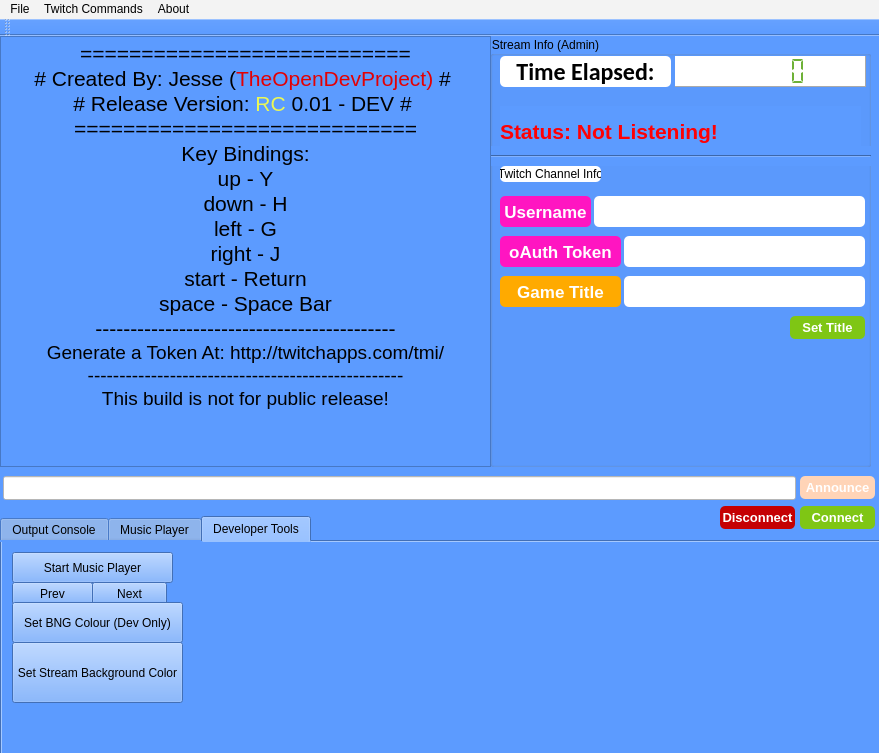
<?xml version="1.0" encoding="UTF-8"?>
<ui version="4.0">
 <class>MainWindow</class>
 <widget class="QMainWindow" name="MainWindow">
  <property name="geometry">
   <rect>
    <x>0</x>
    <y>0</y>
    <width>879</width>
    <height>753</height>
   </rect>
  </property>
  <property name="windowTitle">
   <string>iRC2Key</string>
  </property>
  <property name="windowIcon">
   <iconset resource="res.qrc">
    <normaloff>:/icons/ircon.png</normaloff>:/icons/ircon.png</iconset>
  </property>
  <property name="styleSheet">
   <string notr="true">background-color: rgb(92, 155, 255);</string>
  </property>
  <widget class="QWidget" name="centralWidget">
   <widget class="QTabWidget" name="tabBrowser">
    <property name="geometry">
     <rect>
      <x>0</x>
      <y>480</y>
      <width>881</width>
      <height>241</height>
     </rect>
    </property>
    <property name="currentIndex">
     <number>2</number>
    </property>
    <widget class="QWidget" name="tab">
     <attribute name="title">
      <string>Output Console</string>
     </attribute>
     <widget class="QTextBrowser" name="outputConsole">
      <property name="geometry">
       <rect>
        <x>0</x>
        <y>0</y>
        <width>879</width>
        <height>216</height>
       </rect>
      </property>
      <property name="styleSheet">
       <string notr="true">background-color: rgb(35, 35, 35);
color: rgb(123, 171, 90);</string>
      </property>
     </widget>
    </widget>
    <widget class="QWidget" name="tab_2">
     <attribute name="title">
      <string>Music Player</string>
     </attribute>
     <widget class="QListView" name="songList">
      <property name="geometry">
       <rect>
        <x>0</x>
        <y>0</y>
        <width>491</width>
        <height>214</height>
       </rect>
      </property>
     </widget>
     <widget class="QGroupBox" name="groupBox_2">
      <property name="geometry">
       <rect>
        <x>500</x>
        <y>0</y>
        <width>371</width>
        <height>211</height>
       </rect>
      </property>
      <property name="title">
       <string>Now Playing</string>
      </property>
      <widget class="QSlider" name="c_visual_time">
       <property name="geometry">
        <rect>
         <x>10</x>
         <y>160</y>
         <width>351</width>
         <height>20</height>
        </rect>
       </property>
       <property name="orientation">
        <enum>Qt::Horizontal</enum>
       </property>
      </widget>
      <widget class="QLabel" name="c_time_music">
       <property name="geometry">
        <rect>
         <x>20</x>
         <y>180</y>
         <width>351</width>
         <height>21</height>
        </rect>
       </property>
       <property name="font">
        <font>
         <pointsize>17</pointsize>
         <weight>75</weight>
         <bold>true</bold>
        </font>
       </property>
       <property name="text">
        <string>0:00</string>
       </property>
      </widget>
      <widget class="QPushButton" name="musicScanBttn">
       <property name="geometry">
        <rect>
         <x>224</x>
         <y>180</y>
         <width>141</width>
         <height>23</height>
        </rect>
       </property>
       <property name="font">
        <font>
         <pointsize>10</pointsize>
         <weight>75</weight>
         <bold>true</bold>
        </font>
       </property>
       <property name="styleSheet">
        <string notr="true">background-color: rgb(135, 255, 143);
color: rgb(0, 0, 0);
border-radius:5px;</string>
       </property>
       <property name="text">
        <string>Rescan Music Folder</string>
       </property>
      </widget>
      <widget class="QLabel" name="metaData_lbl">
       <property name="geometry">
        <rect>
         <x>10</x>
         <y>20</y>
         <width>351</width>
         <height>121</height>
        </rect>
       </property>
       <property name="text">
        <string/>
       </property>
       <property name="alignment">
        <set>Qt::AlignLeading|Qt::AlignLeft|Qt::AlignTop</set>
       </property>
      </widget>
      <zorder>c_time_music</zorder>
      <zorder>c_visual_time</zorder>
      <zorder>musicScanBttn</zorder>
      <zorder>metaData_lbl</zorder>
     </widget>
     <zorder>groupBox_2</zorder>
     <zorder>songList</zorder>
    </widget>
    <widget class="QWidget" name="tab_3">
     <attribute name="title">
      <string>Developer Tools</string>
     </attribute>
     <widget class="QPushButton" name="pushButton">
      <property name="geometry">
       <rect>
        <x>10</x>
        <y>10</y>
        <width>161</width>
        <height>31</height>
       </rect>
      </property>
      <property name="text">
       <string>Start Music Player</string>
      </property>
     </widget>
     <widget class="QPushButton" name="pushButton_2">
      <property name="geometry">
       <rect>
        <x>90</x>
        <y>40</y>
        <width>75</width>
        <height>23</height>
       </rect>
      </property>
      <property name="text">
       <string>Next</string>
      </property>
     </widget>
     <widget class="QPushButton" name="pushButton_3">
      <property name="geometry">
       <rect>
        <x>10</x>
        <y>40</y>
        <width>81</width>
        <height>23</height>
       </rect>
      </property>
      <property name="text">
       <string>Prev</string>
      </property>
     </widget>
     <widget class="QPushButton" name="pushButton_4">
      <property name="geometry">
       <rect>
        <x>10</x>
        <y>60</y>
        <width>171</width>
        <height>41</height>
       </rect>
      </property>
      <property name="text">
       <string>Set BNG Colour (Dev Only)</string>
      </property>
     </widget>
     <widget class="QPushButton" name="pushButton_5">
      <property name="geometry">
       <rect>
        <x>10</x>
        <y>100</y>
        <width>171</width>
        <height>61</height>
       </rect>
      </property>
      <property name="text">
       <string>Set Stream Background Color</string>
      </property>
     </widget>
    </widget>
   </widget>
   <widget class="QPushButton" name="connect_bttn">
    <property name="geometry">
     <rect>
      <x>800</x>
      <y>470</y>
      <width>75</width>
      <height>23</height>
     </rect>
    </property>
    <property name="font">
     <font>
      <pointsize>10</pointsize>
      <weight>75</weight>
      <bold>true</bold>
     </font>
    </property>
    <property name="styleSheet">
     <string notr="true">background-color: rgb(127, 198, 20);
color: rgb(255, 255, 255);
border-radius:5px;</string>
    </property>
    <property name="text">
     <string>Connect</string>
    </property>
    <property name="flat">
     <bool>false</bool>
    </property>
   </widget>
   <widget class="QPushButton" name="pushMsg">
    <property name="geometry">
     <rect>
      <x>800</x>
      <y>440</y>
      <width>75</width>
      <height>23</height>
     </rect>
    </property>
    <property name="font">
     <font>
      <pointsize>10</pointsize>
      <weight>75</weight>
      <bold>true</bold>
     </font>
    </property>
    <property name="toolTip">
     <string>&lt;html&gt;&lt;head/&gt;&lt;body&gt;&lt;p&gt;Sends a message to the stream&lt;/p&gt;&lt;/body&gt;&lt;/html&gt;</string>
    </property>
    <property name="styleSheet">
     <string notr="true">background-color: rgb(255, 212, 183);
color: rgb(255, 255, 255);
border-radius:5px;</string>
    </property>
    <property name="text">
     <string>Announce</string>
    </property>
   </widget>
   <widget class="QLineEdit" name="Announce_msg">
    <property name="geometry">
     <rect>
      <x>3</x>
      <y>440</y>
      <width>793</width>
      <height>24</height>
     </rect>
    </property>
    <property name="styleSheet">
     <string notr="true">background-color: rgb(255, 255, 255);</string>
    </property>
   </widget>
   <widget class="QPushButton" name="disconnect_bttn">
    <property name="geometry">
     <rect>
      <x>720</x>
      <y>470</y>
      <width>75</width>
      <height>23</height>
     </rect>
    </property>
    <property name="font">
     <font>
      <pointsize>10</pointsize>
      <weight>75</weight>
      <bold>true</bold>
     </font>
    </property>
    <property name="styleSheet">
     <string notr="true">background-color: rgb(197, 0, 3);
color: rgb(255, 255, 255);
border-radius:5px;</string>
    </property>
    <property name="text">
     <string>Disconnect</string>
    </property>
   </widget>
   <widget class="QGroupBox" name="groupBox">
    <property name="geometry">
     <rect>
      <x>490</x>
      <y>0</y>
      <width>381</width>
      <height>431</height>
     </rect>
    </property>
    <property name="styleSheet">
     <string notr="true"/>
    </property>
    <property name="title">
     <string>Stream Info (Admin)</string>
    </property>
    <widget class="QLCDNumber" name="elapsedTime">
     <property name="geometry">
      <rect>
       <x>185</x>
       <y>20</y>
       <width>191</width>
       <height>31</height>
      </rect>
     </property>
     <property name="toolTip">
      <string>&lt;html&gt;&lt;head/&gt;&lt;body&gt;&lt;p&gt;This is how long iRC2Key has been in a LIVE state (sec)&lt;/p&gt;&lt;/body&gt;&lt;/html&gt;</string>
     </property>
     <property name="styleSheet">
      <string notr="true">background-color: rgb(255, 255, 255);
color: rgb(110, 177, 55);</string>
     </property>
     <property name="frameShape">
      <enum>QFrame::Panel</enum>
     </property>
     <property name="smallDecimalPoint">
      <bool>false</bool>
     </property>
     <property name="segmentStyle">
      <enum>QLCDNumber::Flat</enum>
     </property>
    </widget>
    <widget class="QLabel" name="timeElapsedLbl">
     <property name="geometry">
      <rect>
       <x>10</x>
       <y>20</y>
       <width>171</width>
       <height>31</height>
      </rect>
     </property>
     <property name="font">
      <font>
       <family>Calibri</family>
       <pointsize>18</pointsize>
       <weight>75</weight>
       <bold>true</bold>
      </font>
     </property>
     <property name="styleSheet">
      <string notr="true">background-color: rgb(255, 255, 255);
border-radius:5px;

</string>
     </property>
     <property name="text">
      <string>Time Elapsed:</string>
     </property>
     <property name="scaledContents">
      <bool>false</bool>
     </property>
     <property name="alignment">
      <set>Qt::AlignCenter</set>
     </property>
    </widget>
    <widget class="QLabel" name="statusLbl">
     <property name="geometry">
      <rect>
       <x>10</x>
       <y>70</y>
       <width>361</width>
       <height>51</height>
      </rect>
     </property>
     <property name="font">
      <font>
       <pointsize>16</pointsize>
       <weight>75</weight>
       <bold>true</bold>
      </font>
     </property>
     <property name="styleSheet">
      <string notr="true">color: rgb(255, 0, 4);</string>
     </property>
     <property name="text">
      <string>Status: Not Listening!</string>
     </property>
    </widget>
    <widget class="Line" name="line">
     <property name="geometry">
      <rect>
       <x>0</x>
       <y>110</y>
       <width>381</width>
       <height>20</height>
      </rect>
     </property>
     <property name="orientation">
      <enum>Qt::Horizontal</enum>
     </property>
    </widget>
    <widget class="QLabel" name="label">
     <property name="geometry">
      <rect>
       <x>10</x>
       <y>130</y>
       <width>101</width>
       <height>16</height>
      </rect>
     </property>
     <property name="styleSheet">
      <string notr="true">background-color: rgb(255, 255, 255);
border-radius:5px;</string>
     </property>
     <property name="text">
      <string>Twitch Channel Info</string>
     </property>
     <property name="alignment">
      <set>Qt::AlignCenter</set>
     </property>
    </widget>
    <widget class="QLabel" name="twitchUsrLbl">
     <property name="geometry">
      <rect>
       <x>10</x>
       <y>160</y>
       <width>91</width>
       <height>31</height>
      </rect>
     </property>
     <property name="font">
      <font>
       <pointsize>13</pointsize>
       <weight>75</weight>
       <bold>true</bold>
      </font>
     </property>
     <property name="toolTip">
      <string>&lt;html&gt;&lt;head/&gt;&lt;body&gt;&lt;p&gt;Enter your twitch.tv username (The one you registered your account with)&lt;/p&gt;&lt;/body&gt;&lt;/html&gt;</string>
     </property>
     <property name="autoFillBackground">
      <bool>false</bool>
     </property>
     <property name="styleSheet">
      <string notr="true">background-color: rgb(255, 21, 193);
color: rgb(255, 255, 255);
border-radius:5px;</string>
     </property>
     <property name="text">
      <string>Username</string>
     </property>
     <property name="alignment">
      <set>Qt::AlignCenter</set>
     </property>
    </widget>
    <widget class="QLineEdit" name="twitchUsrEdit">
     <property name="geometry">
      <rect>
       <x>104</x>
       <y>160</y>
       <width>271</width>
       <height>31</height>
      </rect>
     </property>
     <property name="styleSheet">
      <string notr="true">background-color: rgb(255, 255, 255);
border-radius:5px;</string>
     </property>
    </widget>
    <widget class="QLineEdit" name="oAuthTokenEdit">
     <property name="geometry">
      <rect>
       <x>134</x>
       <y>200</y>
       <width>241</width>
       <height>31</height>
      </rect>
     </property>
     <property name="styleSheet">
      <string notr="true">background-color: rgb(255, 255, 255);
border-radius:5px;</string>
     </property>
     <property name="echoMode">
      <enum>QLineEdit::Password</enum>
     </property>
    </widget>
    <widget class="QLabel" name="oAuthTokenLbl">
     <property name="geometry">
      <rect>
       <x>10</x>
       <y>200</y>
       <width>121</width>
       <height>31</height>
      </rect>
     </property>
     <property name="font">
      <font>
       <pointsize>13</pointsize>
       <weight>75</weight>
       <bold>true</bold>
      </font>
     </property>
     <property name="toolTip">
      <string>&lt;html&gt;&lt;head/&gt;&lt;body&gt;&lt;p&gt;This is the one generated from twitch.tv TMI server&lt;/p&gt;&lt;/body&gt;&lt;/html&gt;</string>
     </property>
     <property name="styleSheet">
      <string notr="true">background-color: rgb(255, 21, 193);
color: rgb(255, 255, 255);
border-radius:5px;</string>
     </property>
     <property name="text">
      <string>oAuth Token</string>
     </property>
     <property name="alignment">
      <set>Qt::AlignCenter</set>
     </property>
    </widget>
    <widget class="QLineEdit" name="gameTitleEdit">
     <property name="geometry">
      <rect>
       <x>134</x>
       <y>240</y>
       <width>241</width>
       <height>31</height>
      </rect>
     </property>
     <property name="styleSheet">
      <string notr="true">background-color: rgb(255, 255, 255);
border-radius:5px;</string>
     </property>
     <property name="text">
      <string/>
     </property>
     <property name="echoMode">
      <enum>QLineEdit::Normal</enum>
     </property>
    </widget>
    <widget class="QLabel" name="gameTitleLbl">
     <property name="geometry">
      <rect>
       <x>10</x>
       <y>240</y>
       <width>121</width>
       <height>31</height>
      </rect>
     </property>
     <property name="font">
      <font>
       <pointsize>13</pointsize>
       <weight>75</weight>
       <bold>true</bold>
      </font>
     </property>
     <property name="toolTip">
      <string>&lt;html&gt;&lt;head/&gt;&lt;body&gt;&lt;p&gt;The title of the game you are playing with your viewers&lt;/p&gt;&lt;/body&gt;&lt;/html&gt;</string>
     </property>
     <property name="styleSheet">
      <string notr="true">background-color: rgb(255, 170, 0);
color: rgb(255, 255, 255);
border-radius:5px;</string>
     </property>
     <property name="text">
      <string>Game Title</string>
     </property>
     <property name="alignment">
      <set>Qt::AlignCenter</set>
     </property>
    </widget>
    <widget class="QPushButton" name="setTitleBttn">
     <property name="geometry">
      <rect>
       <x>300</x>
       <y>280</y>
       <width>75</width>
       <height>23</height>
      </rect>
     </property>
     <property name="font">
      <font>
       <pointsize>10</pointsize>
       <weight>75</weight>
       <bold>true</bold>
      </font>
     </property>
     <property name="styleSheet">
      <string notr="true">background-color: rgb(127, 198, 20);
color: rgb(255, 255, 255);
border-radius:5px;</string>
     </property>
     <property name="text">
      <string>Set Title</string>
     </property>
    </widget>
   </widget>
   <widget class="QTextBrowser" name="readMe">
    <property name="geometry">
     <rect>
      <x>0</x>
      <y>0</y>
      <width>491</width>
      <height>431</height>
     </rect>
    </property>
    <property name="frameShape">
     <enum>QFrame::StyledPanel</enum>
    </property>
    <property name="frameShadow">
     <enum>QFrame::Plain</enum>
    </property>
    <property name="html">
     <string>&lt;!DOCTYPE HTML PUBLIC &quot;-//W3C//DTD HTML 4.0//EN&quot; &quot;http://www.w3.org/TR/REC-html40/strict.dtd&quot;&gt;
&lt;html&gt;&lt;head&gt;&lt;meta name=&quot;qrichtext&quot; content=&quot;1&quot; /&gt;&lt;style type=&quot;text/css&quot;&gt;
p, li { white-space: pre-wrap; }
&lt;/style&gt;&lt;/head&gt;&lt;body style=&quot; font-family:'MS Shell Dlg 2'; font-size:8.25pt; font-weight:400; font-style:normal;&quot;&gt;
&lt;p align=&quot;center&quot; style=&quot; margin-top:0px; margin-bottom:0px; margin-left:0px; margin-right:0px; -qt-block-indent:0; text-indent:0px;&quot;&gt;&lt;span style=&quot; font-size:16pt;&quot;&gt;===========================&lt;/span&gt;&lt;/p&gt;
&lt;p align=&quot;center&quot; style=&quot; margin-top:0px; margin-bottom:0px; margin-left:0px; margin-right:0px; -qt-block-indent:0; text-indent:0px;&quot;&gt;&lt;span style=&quot; font-size:16pt;&quot;&gt;# Created By: Jesse (&lt;/span&gt;&lt;span style=&quot; font-size:16pt; color:#e30003;&quot;&gt;TheOpenDevProject) &lt;/span&gt;&lt;span style=&quot; font-size:16pt;&quot;&gt;# &lt;/span&gt;&lt;/p&gt;
&lt;p align=&quot;center&quot; style=&quot; margin-top:0px; margin-bottom:0px; margin-left:0px; margin-right:0px; -qt-block-indent:0; text-indent:0px;&quot;&gt;&lt;span style=&quot; font-size:16pt;&quot;&gt;# Release Version: &lt;/span&gt;&lt;span style=&quot; font-size:16pt; color:#ebf855;&quot;&gt;RC&lt;/span&gt;&lt;span style=&quot; font-size:16pt;&quot;&gt; 0.01 - DEV # &lt;/span&gt;&lt;/p&gt;
&lt;p align=&quot;center&quot; style=&quot; margin-top:0px; margin-bottom:0px; margin-left:0px; margin-right:0px; -qt-block-indent:0; text-indent:0px;&quot;&gt;&lt;span style=&quot; font-size:16pt;&quot;&gt;============================&lt;/span&gt;&lt;/p&gt;
&lt;p align=&quot;center&quot; style=&quot; margin-top:0px; margin-bottom:0px; margin-left:0px; margin-right:0px; -qt-block-indent:0; text-indent:0px;&quot;&gt;&lt;span style=&quot; font-size:16pt;&quot;&gt;Key Bindings:&lt;/span&gt;&lt;/p&gt;
&lt;p align=&quot;center&quot; style=&quot; margin-top:0px; margin-bottom:0px; margin-left:0px; margin-right:0px; -qt-block-indent:0; text-indent:0px;&quot;&gt;&lt;span style=&quot; font-size:16pt;&quot;&gt;up - Y&lt;/span&gt;&lt;/p&gt;
&lt;p align=&quot;center&quot; style=&quot; margin-top:0px; margin-bottom:0px; margin-left:0px; margin-right:0px; -qt-block-indent:0; text-indent:0px;&quot;&gt;&lt;span style=&quot; font-size:16pt;&quot;&gt;down - H&lt;/span&gt;&lt;/p&gt;
&lt;p align=&quot;center&quot; style=&quot; margin-top:0px; margin-bottom:0px; margin-left:0px; margin-right:0px; -qt-block-indent:0; text-indent:0px;&quot;&gt;&lt;span style=&quot; font-size:16pt;&quot;&gt;left - G&lt;/span&gt;&lt;/p&gt;
&lt;p align=&quot;center&quot; style=&quot; margin-top:0px; margin-bottom:0px; margin-left:0px; margin-right:0px; -qt-block-indent:0; text-indent:0px;&quot;&gt;&lt;span style=&quot; font-size:16pt;&quot;&gt;right - J&lt;/span&gt;&lt;/p&gt;
&lt;p align=&quot;center&quot; style=&quot; margin-top:0px; margin-bottom:0px; margin-left:0px; margin-right:0px; -qt-block-indent:0; text-indent:0px;&quot;&gt;&lt;span style=&quot; font-size:16pt;&quot;&gt;start - Return&lt;/span&gt;&lt;/p&gt;
&lt;p align=&quot;center&quot; style=&quot; margin-top:0px; margin-bottom:0px; margin-left:0px; margin-right:0px; -qt-block-indent:0; text-indent:0px;&quot;&gt;&lt;span style=&quot; font-size:16pt;&quot;&gt;space - Space Bar&lt;/span&gt;&lt;/p&gt;
&lt;p align=&quot;center&quot; style=&quot; margin-top:0px; margin-bottom:0px; margin-left:0px; margin-right:0px; -qt-block-indent:0; text-indent:0px;&quot;&gt;&lt;span style=&quot; font-size:16pt;&quot;&gt;-------------------------------------------&lt;/span&gt;&lt;/p&gt;
&lt;p align=&quot;center&quot; style=&quot; margin-top:0px; margin-bottom:0px; margin-left:0px; margin-right:0px; -qt-block-indent:0; text-indent:0px;&quot;&gt;&lt;span style=&quot; font-size:14pt;&quot;&gt;Generate a Token At: http://twitchapps.com/tmi/&lt;/span&gt;&lt;/p&gt;
&lt;p align=&quot;center&quot; style=&quot; margin-top:0px; margin-bottom:0px; margin-left:0px; margin-right:0px; -qt-block-indent:0; text-indent:0px;&quot;&gt;&lt;span style=&quot; font-size:14pt;&quot;&gt;--------------------------------------------------&lt;/span&gt;&lt;/p&gt;
&lt;p align=&quot;center&quot; style=&quot; margin-top:0px; margin-bottom:0px; margin-left:0px; margin-right:0px; -qt-block-indent:0; text-indent:0px;&quot;&gt;&lt;span style=&quot; font-size:14pt;&quot;&gt;This build is not for public release!&lt;/span&gt;&lt;/p&gt;&lt;/body&gt;&lt;/html&gt;</string>
    </property>
   </widget>
  </widget>
  <widget class="QMenuBar" name="menuBar">
   <property name="geometry">
    <rect>
     <x>0</x>
     <y>0</y>
     <width>879</width>
     <height>21</height>
    </rect>
   </property>
   <property name="autoFillBackground">
    <bool>false</bool>
   </property>
   <property name="styleSheet">
    <string notr="true">background-color: rgb(243, 243, 243);</string>
   </property>
   <widget class="QMenu" name="menuFile">
    <property name="title">
     <string>File</string>
    </property>
    <addaction name="actionLoad_Profile"/>
   </widget>
   <widget class="QMenu" name="menuTwitch_Commands">
    <property name="title">
     <string>Twitch Commands</string>
    </property>
    <addaction name="actionRemove_Chat_Limit"/>
    <addaction name="actionEnable_Chat_Limit"/>
    <addaction name="actionBan_User"/>
    <addaction name="actionUnban_User"/>
    <addaction name="actionClear_Chat_box"/>
    <addaction name="actionAdd_Moderator"/>
    <addaction name="actionRemove_Moderator"/>
   </widget>
   <widget class="QMenu" name="menuAbout">
    <property name="title">
     <string>About</string>
    </property>
    <addaction name="actionHelp"/>
    <addaction name="actionAbout_The_Team"/>
   </widget>
   <addaction name="menuFile"/>
   <addaction name="menuTwitch_Commands"/>
   <addaction name="menuAbout"/>
  </widget>
  <widget class="QToolBar" name="mainToolBar">
   <attribute name="toolBarArea">
    <enum>TopToolBarArea</enum>
   </attribute>
   <attribute name="toolBarBreak">
    <bool>false</bool>
   </attribute>
  </widget>
  <action name="actionRemove_Chat_Limit">
   <property name="text">
    <string>Remove Chat Limit</string>
   </property>
  </action>
  <action name="actionEnable_Chat_Limit">
   <property name="text">
    <string>Enable Chat Limit</string>
   </property>
  </action>
  <action name="actionBan_User">
   <property name="text">
    <string>Ban User</string>
   </property>
  </action>
  <action name="actionUnban_User">
   <property name="text">
    <string>Unban User</string>
   </property>
  </action>
  <action name="actionClear_Chat_box">
   <property name="text">
    <string>Clear Chat Box</string>
   </property>
  </action>
  <action name="actionAdd_Moderator">
   <property name="text">
    <string>Add Moderator</string>
   </property>
  </action>
  <action name="actionRemove_Moderator">
   <property name="text">
    <string>Remove Moderator</string>
   </property>
  </action>
  <action name="actionLoad_Profile">
   <property name="text">
    <string>Load Profile</string>
   </property>
  </action>
  <action name="actionHelp">
   <property name="text">
    <string>Help</string>
   </property>
  </action>
  <action name="actionAbout_The_Team">
   <property name="text">
    <string>About The Team</string>
   </property>
  </action>
 </widget>
 <layoutdefault spacing="6" margin="11"/>
 <resources>
  <include location="res.qrc"/>
 </resources>
 <connections/>
</ui>
